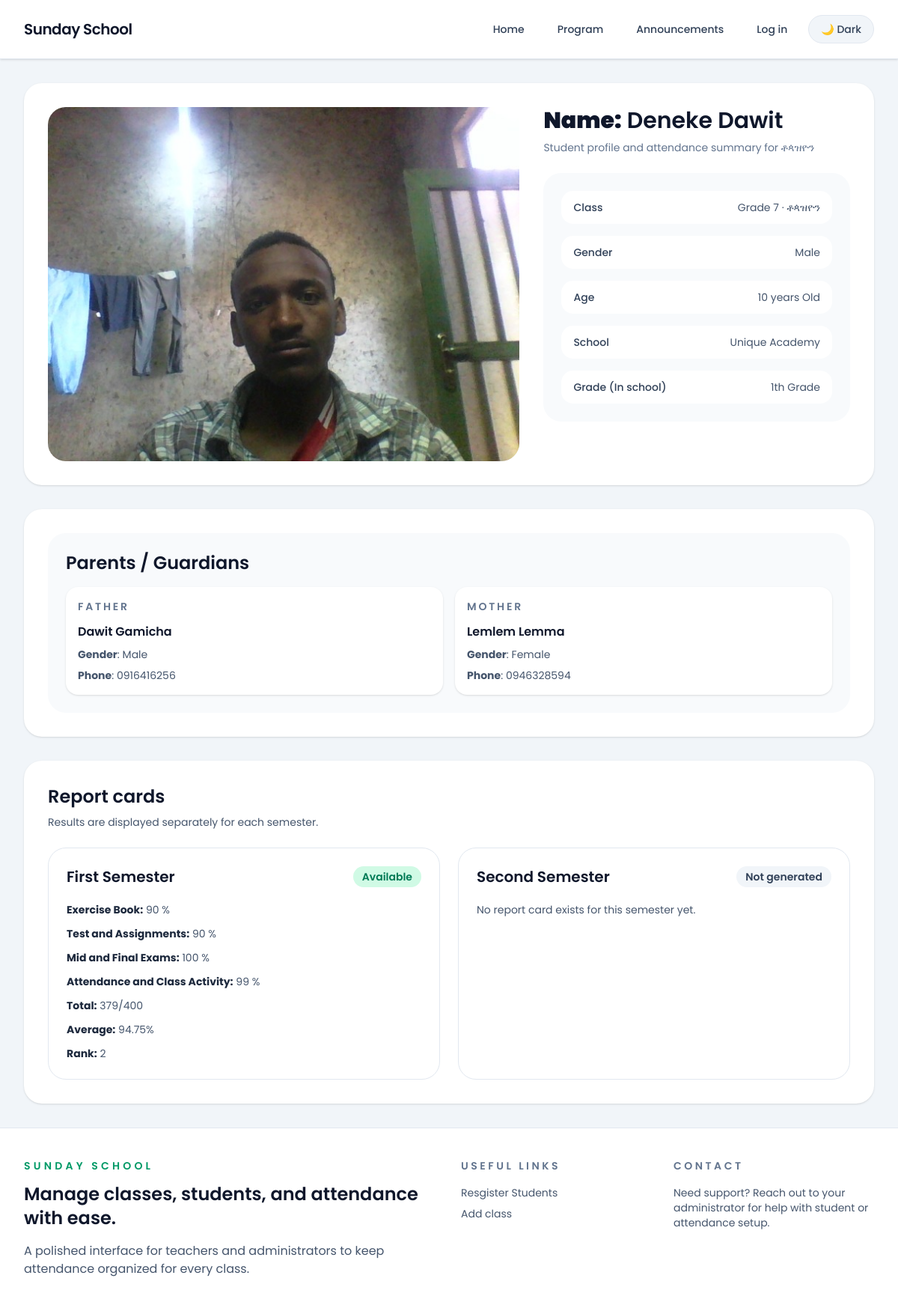
/check-card/14, run on the app's committed database.
### core/models.py (models this page shows, shortened)
class Students(models.Model):
    full_name = models.CharField(max_length=100)
    gender  = models.CharField(choices=SEX, max_length=100)
    age = models.PositiveIntegerField()
    school = models.CharField(max_length=100)
    academic_grade = models.PositiveIntegerField()
    photo = models.ImageField(upload_to='Students_photo')
    parents = models.ManyToManyField(Parents, related_name='students')
    grades = models.ForeignKey(Grades, on_delete=models.CASCADE, related_name='students', blank=True, null=True)
    address = models.CharField(max_length=100, blank=True, null=True)

class Grades(models.Model):
    name = models.CharField(max_length=100)
    grade_number = models.PositiveIntegerField(null=True, blank=True)
    age_limit = models.PositiveIntegerField()
    book = models.ForeignKey(Books, on_delete=models.CASCADE, related_name='grades')
    teacher = models.ManyToManyField(User, null=True, blank=True)
    isActive = models.BooleanField(default=True)
    academic_year = models.PositiveIntegerField()
    def __str__(self):
        return f'Grade {self.grade_number} - {self.name}'

class Parents(models.Model):
    ROLES = (
        ("Mother", 'Mother'),
        ("Father", 'Father'),
        ("Guardian", 'Guardian'),
    )
    full_name = models.CharField(max_length=100)
    sex = models.CharField(choices=SEX, max_length=100)
    phone_number = models.CharField(max_length=10)
    role = models.CharField(choices=ROLES, max_length=100)

class ReportCard(models.Model):
    grade = models.ForeignKey(Grades, on_delete=models.CASCADE, related_name='reports')
    student = models.ForeignKey(Students, on_delete=models.CASCADE, related_name='report_cards')
    semester = models.ForeignKey(Semesters, on_delete=models.CASCADE, related_name='report_cards', blank=True, null=True)
    test_and_assignments = models.PositiveIntegerField(blank=True, null=True)
    attendance_class_activity_mark = models.PositiveIntegerField(blank=True, null=True)
    exercise_book_mark = models.PositiveIntegerField(blank=True, null=True)
    mid_final_mark = models.PositiveIntegerField(blank=True, null=True)
    total = models.PositiveIntegerField(blank=True, null=True)
    average_mark = models.FloatField(blank=True, null=True)
    rank = models.PositiveIntegerField(blank=True, null=True)
    class Meta:
        ordering = ["-average_mark"]
        unique_together = ('student', 'grade', 'semester')
    def calc_rank(self, student_):
        students = ReportCard.objects.filter(grade=student_.grades, semester=self.semester).order_by("-average_mark")
        print(students)
        hash_rank = {}
        start = 1
        for student in students:
            hash_rank[student.student.pk] = start
            start += 1
        self.rank = hash_rank[student_.pk]
        return self.rank
    def __str__(self):
        return f'{self.student.full_name} - {self.grade} - {self.rank}'

### core/views.py (the view)
# urls.py: path('check-card/<int:student_pk>', views.check_card, name='check_card'),
def check_card(request, student_pk):
    student = get_object_or_404(Students, pk=student_pk)
    parents = student.parents.all().order_by("role", "full_name")
    cards = ReportCard.objects.filter(student=student).select_related("semester", "grade").order_by("semester__id")
    semester_cards = []
    for semester_name in ["First Semester", "Second Semester"]:
        card = next((card for card in cards if getattr(card.semester, "name", "") == semester_name), None)
        if card is not None:
            card.rank = card.calc_rank(student)
            card.save(update_fields=["rank"])
        semester_cards.append({"name": semester_name, "card": card})
    return render(request, 'core/check_card.html', {
        "student": student,
        "parents": parents,
        "semester_cards": semester_cards,
    })

### core/templates/core/check_card.html (shortened to what this page needs)
{% extends 'core/base.html' %}
{% block body %}
<div class="space-y-8">
  <div class="rounded-3xl bg-white p-4 shadow-sm dark:bg-slate-900 sm:p-8">
    <div class="grid gap-8 lg:grid-cols-5">
      <div class="lg:col-span-3 overflow-hidden rounded-3xl bg-slate-100 dark:bg-slate-800">
        <img src="{{ student.photo.url }}" alt="{{ student.full_name }}" class="h-full w-full object-cover object-center" />
      </div>
      <div class="space-y-6 lg:col-span-2">
        <div>
          <h1 class="text-3xl font-semibold text-slate-900 dark:text-slate-100"><strong>Name:</strong> {{ student.full_name }}</h1>
          <p class="mt-2 text-sm text-slate-500 dark:text-slate-400">Student profile and attendance summary for {{ student.grades.name }}</p>
        </div>
        <div class="space-y-4 rounded-3xl bg-slate-50 p-6 dark:bg-slate-950">
          <div class="flex items-center justify-between gap-4 rounded-2xl bg-white px-4 py-3 dark:bg-slate-900">
            <span class="text-sm font-medium text-slate-700 dark:text-slate-300">Class</span>
            <span class="text-sm text-slate-600 dark:text-slate-400">Grade {{ student.grades.grade_number }} · {{ student.grades.name }}</span>
          </div>
          <div class="flex items-center justify-between gap-4 rounded-2xl bg-white px-4 py-3 dark:bg-slate-900">
            <span class="text-sm font-medium text-slate-700 dark:text-slate-300">Gender</span>
            <span class="text-sm text-slate-600 dark:text-slate-400">{% if student.gender == 'M' %} Male {% else %} Female {% endif %}</span>
          </div>
          <div class="flex items-center justify-between gap-4 rounded-2xl bg-white px-4 py-3 dark:bg-slate-900">
            <span class="text-sm font-medium text-slate-700 dark:text-slate-300">Age</span>
            <span class="text-sm text-slate-600 dark:text-slate-400">{{ student.age }} years Old</span>
          </div>
          <div class="flex items-center justify-between gap-4 rounded-2xl bg-white px-4 py-3 dark:bg-slate-900">
            <span class="text-sm font-medium text-slate-700 dark:text-slate-300">School</span>
            <span class="text-sm text-slate-600 dark:text-slate-400">{{ student.school }}</span>
          </div>
          <div class="flex items-center justify-between gap-4 rounded-2xl bg-white px-4 py-3 dark:bg-slate-900">
            <span class="text-sm font-medium text-slate-700 dark:text-slate-300">Grade (In school)</span>
            <span class="text-sm text-slate-600 dark:text-slate-400">{{ student.academic_grade }}th Grade</span>
          </div>
        </div>
      </div>
    </div>
  </div>
  <div class="rounded-3xl bg-white p-4 shadow-sm dark:bg-slate-900 sm:p-8">
    <div class="rounded-3xl bg-slate-50 p-6 dark:bg-slate-950">
      <h2 class="text-2xl font-semibold text-slate-900 dark:text-slate-100">Parents / Guardians</h2>
      <div class="mt-4 grid gap-4 md:grid-cols-2">
        {% for parent in parents %}
        <div class="rounded-2xl bg-white p-4 shadow-sm dark:bg-slate-900">
          <p class="text-sm font-semibold uppercase tracking-[0.2em] text-slate-500 dark:text-slate-400">{{ parent.role }}</p>
          <p class="mt-3 text-base font-semibold text-slate-900 dark:text-slate-100">{{ parent.full_name }}</p>
          <p class="mt-2 text-sm text-slate-600 dark:text-slate-400"><strong>Gender</strong>: {% if parent.sex == 'M' %} Male {% else %} Female {% endif %}</p>
          <p class="mt-2 text-sm text-slate-600 dark:text-slate-400"><strong>Phone</strong>: {{ parent.phone_number }}</p>
        </div>
        {% empty %}
        <p class="text-sm text-slate-600 dark:text-slate-400">No parent information has been added yet.</p>
        {% endfor %}
      </div>
    </div>
  </div>
  <div class="rounded-3xl bg-white p-4 shadow-sm dark:bg-slate-900 sm:p-8">
    <div class="flex items-center justify-between gap-4">
      <div>
        <h2 class="text-2xl font-semibold text-slate-900 dark:text-slate-100">Report cards</h2>
        <p class="mt-2 text-sm text-slate-600 dark:text-slate-400">Results are displayed separately for each semester.</p>
      </div>
    </div>
    <div class="mt-6 grid gap-6 lg:grid-cols-2">
      {% for item in semester_cards %}
      <div class="rounded-3xl border border-slate-200 p-6 dark:border-slate-700">
        <div class="flex items-center justify-between gap-4">
          <h3 class="text-xl font-semibold text-slate-900 dark:text-slate-100">{{ item.name }}</h3>
          {% if item.card %}
          <span class="rounded-full bg-emerald-100 px-3 py-1 text-sm font-semibold text-emerald-700 dark:bg-emerald-900 dark:text-emerald-200">Available</span>
          {% else %}
          <span class="rounded-full bg-slate-100 px-3 py-1 text-sm font-semibold text-slate-700 dark:bg-slate-800 dark:text-slate-200">Not generated</span>
          {% endif %}
        </div>
        {% if item.card %}
        <ul class="mt-5 space-y-3 text-sm text-slate-600 dark:text-slate-400">
          <li><strong class="text-slate-800 dark:text-slate-200">Exercise Book:</strong> {{ item.card.exercise_book_mark }} %</li>
          <li><strong class="text-slate-800 dark:text-slate-200">Test and Assignments:</strong> {{ item.card.test_and_assignments }} %</li>
          <li><strong class="text-slate-800 dark:text-slate-200">Mid and Final Exams:</strong> {{ item.card.mid_final_mark }} %</li>
          <li><strong class="text-slate-800 dark:text-slate-200">Attendance and Class Activity:</strong> {{ item.card.attendance_class_activity_mark }} %</li>
          <li><strong class="text-slate-800 dark:text-slate-200">Total:</strong> {{ item.card.total }}/400</li>
          <li><strong class="text-slate-800 dark:text-slate-200">Average:</strong> {{ item.card.average_mark }}%</li>
          <li><strong class="text-slate-800 dark:text-slate-200">Rank:</strong> {{ item.card.rank }}</li>
        </ul>
        {% else %}
        <p class="mt-5 text-sm text-slate-600 dark:text-slate-400">No report card exists for this semester yet.</p>
        {% endif %}
      </div>
      {% endfor %}
    </div>
  </div>
</div>
{% endblock %}

### core/templates/core/base.html (style rules this page uses)
body { font-family: 'Poppins', sans-serif; }

### data on the page
Students: photo (picture), full_name "Deneke Dawit", grades.name "ቶጳዝዮን", grades.grade_number "7", age "10", school "Unique Academy", academic_grade "1"
Parents: role "FATHER", full_name "Dawit Gamicha", sex "Male", phone_number "0916416256"
Parents: role "MOTHER", full_name "Lemlem Lemma", sex "Female", phone_number "0946328594"
ReportCard: name "First Semester", shows "Available", card.exercise_book_mark "90", card.test_and_assignments "90", card.mid_final_mark "100", card.attendance_class_activity_mark "99", card.total "379", card.average_mark "94.75", card.rank "2"

### other printed values
{{ item.name }} "Second Semester"
